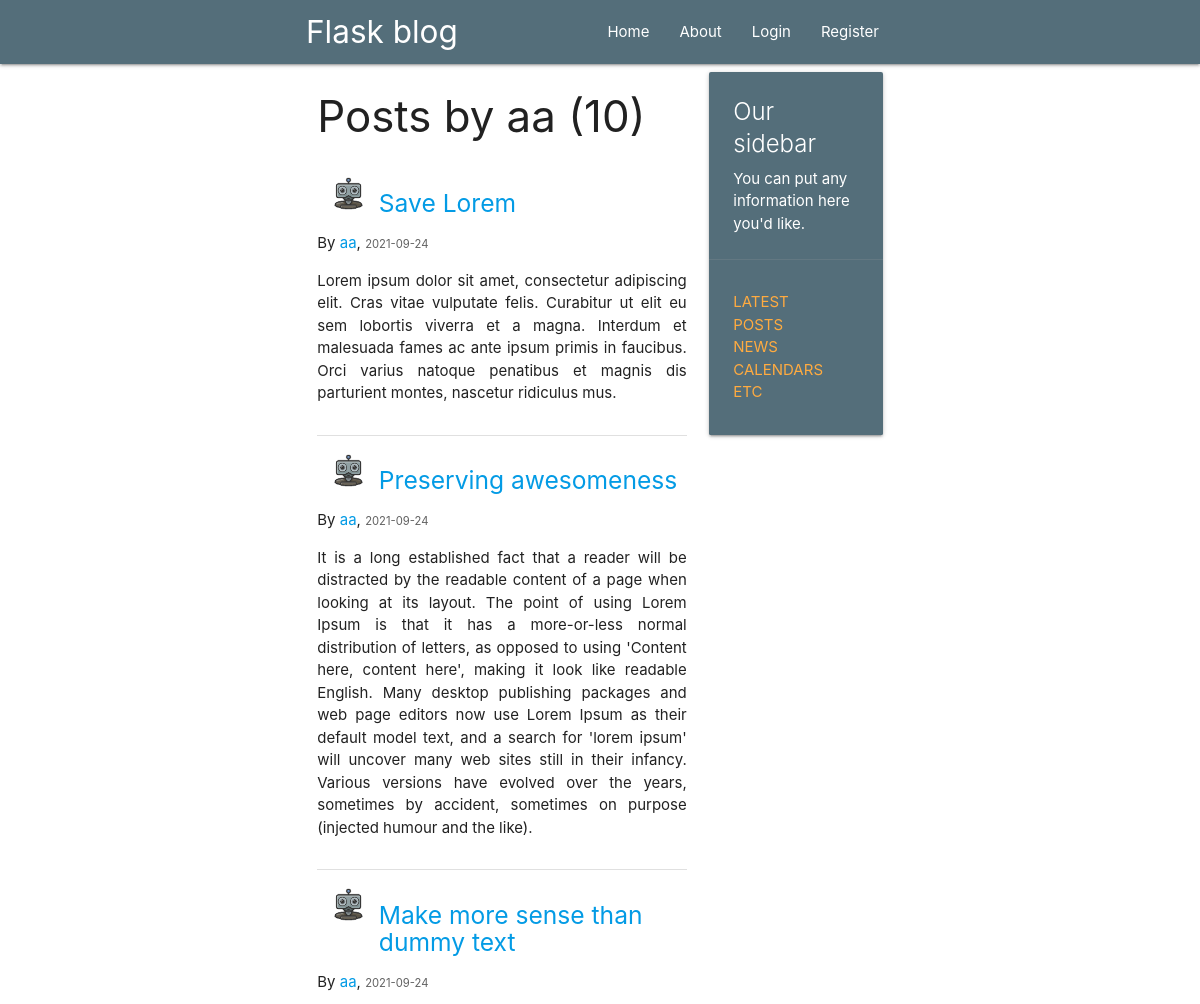
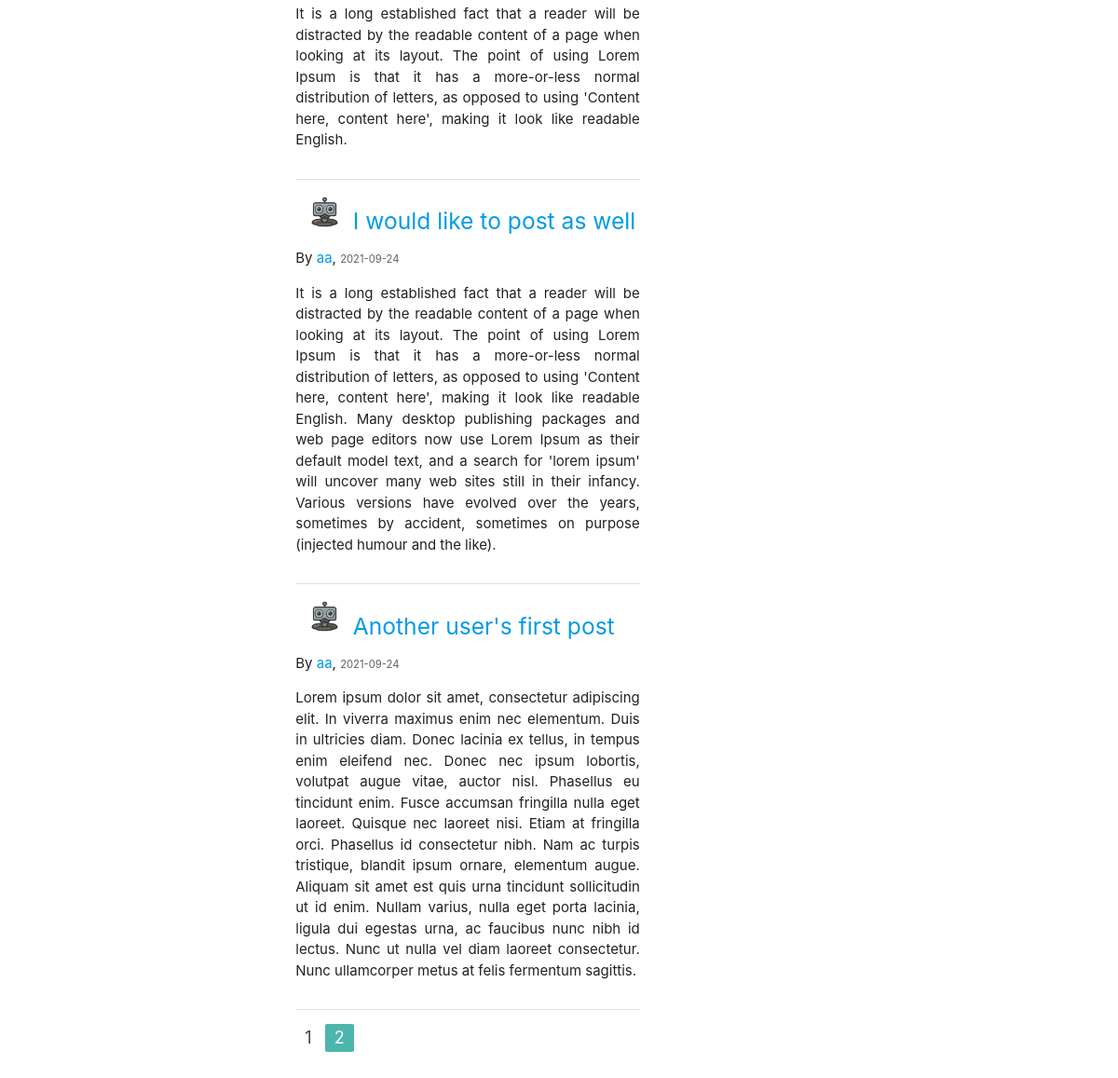
The app's page /user/aa?page=2 with its own data (2 pictures, top to bottom).
### flaskblog/models.py (models this page shows, shortened)
class User(db.Model, UserMixin):
    id = db.Column(db.Integer, primary_key=True)
    username = db.Column(db.String(20), unique=True, nullable=False)
    email = db.Column(db.String(120), unique=True, nullable=False)
    image_file = db.Column(db.String(20), nullable=False, default='default.jpg')
    password = db.Column(db.String(60), nullable=False)
    posts = db.relationship('Post', backref='author', cascade="all,delete",
                            lazy=True)

class Post(db.Model):
    id = db.Column(db.Integer, primary_key=True)
    title = db.Column(db.String(100), nullable=False)
    date_posted = db.Column(db.DateTime, nullable=False,
                            default=datetime.utcnow)
    content = db.Column(db.Text, nullable=False)
    user_id = db.Column(db.Integer, db.ForeignKey('user.id'), nullable=False)

### flaskblog/users/routes.py (the view)
@users.route("/user/<string:username>")
def user_posts(username):
    page = request.args.get('page', 1, type=int)
    user = User.query.filter_by(username=username).first_or_404()
    posts = Post.query.filter_by(author=user) \
        .order_by(Post.date_posted.desc()) \
        .paginate(page=page, per_page=5)
    return render_template('user_posts.html', posts=posts, user=user)

### flaskblog/templates/user_posts.html
{% extends "layout.html" %}
{% block content %}
<h3>Posts by {{ user.username }} ({{ posts.total }})</h3>
{% for post in posts.items %}
    <div class="section">
        <div class="col s2">
            <img src="{{ url_for('static', filename='profile/'+ post.author.image_file) }}" alt=""
                 class="circle responsive-img">
        </div>
        <h5><a href="{{ url_for('posts.post', post_id=post.id) }}">{{ post.title }}</a></h5>
        <p>By <a href="{{ url_for('users.user_posts', username=post.author.username) }}">{{ post.author.username }}</a>,
            <small class="grey-text text-darken-2">{{ post.date_posted.strftime('%Y-%m-%d') }}</small>
        </p>
        <p style="text-align: justify">{{ post.content }}</p>
    </div>
    <div class="divider"></div>
{% endfor %}
<ul class="pagination">
    {% for page_num in posts.iter_pages(left_edge=1, right_edge=1, left_current=1, right_current=2) %}
        {% if page_num %}
            {% if posts.page == page_num %}
                <li class="active teal lighten-2"><a href="{{ url_for('users.user_posts', username=user.username, page=page_num) }}">{{ page_num }}</a></li>
            {% else %}
                <li><a href="{{ url_for('users.user_posts', username=user.username, page=page_num) }}">{{ page_num }}</a></li>
            {% endif %}
        {% else %}
            ...
        {% endif %}
    {% endfor %}
</ul>
{% endblock content%}

### records on screen
User: username "aa"
Post: image_file (picture), title "Save Lorem", author.username "aa", date_posted "2021-09-24", content "Lorem ipsum dolor sit amet, consectetur adipiscing elit. Cras vitae vulputate felis. Curabitur ut elit eu sem lobortis viverra et a magna. Interdum et malesuada fames ac ante ipsum primis in faucibus. Orci varius natoque penatibus et magnis dis parturient montes, nascetur ridiculus mus."
Post: image_file (picture), title "Preserving awesomeness", author.username "aa", date_posted "2021-09-24", content "It is a long established fact that a reader will be distracted by the readable content of a page when looking at its layout. The point of using Lorem Ipsum is that it has a more-or-less normal distribution of letters, as opposed to using 'Content here, content here', making it look like readable English. Many desktop publishing packages and web page editors now use Lorem Ipsum as their default model text, and a search for 'lorem ipsum' will uncover many web sites still in their infancy. Various versions have evolved over the years, sometimes by accident, sometimes on purpose (injected humour and the like)."
Post: image_file (picture), title "Make more sense than dummy text", author.username "aa", date_posted "2021-09-24", content "It is a long established fact that a reader will be distracted by the readable content of a page when looking at its layout. The point of using Lorem Ipsum is that it has a more-or-less normal distribution of letters, as opposed to using 'Content here, content here', making it look like readable English."
Post: image_file (picture), title "I would like to post as well", author.username "aa", date_posted "2021-09-24", content "It is a long established fact that a reader will be distracted by the readable content of a page when looking at its layout. The point of using Lorem Ipsum is that it has a more-or-less normal distribution of letters, as opposed to using 'Content here, content here', making it look like readable English. Many desktop publishing packages and web page editors now use Lorem Ipsum as their default model text, and a search for 'lorem ipsum' will uncover many web sites still in their infancy. Various versions have evolved over the years, sometimes by accident, sometimes on purpose (injected humour and the like)."
Post: image_file (picture), title "Another user's first post", author.username "aa", date_posted "2021-09-24", content "Lorem ipsum dolor sit amet, consectetur adipiscing elit. In viverra maximus enim nec elementum. Duis in ultricies diam. Donec lacinia ex tellus, in tempus enim eleifend nec. Donec nec ipsum lobortis, volutpat augue vitae, auctor nisl. Phasellus eu tincidunt enim. Fusce accumsan fringilla nulla eget laoreet. Quisque nec laoreet nisi. Etiam at fringilla orci. Phasellus id consectetur nibh. Nam ac turpis tristique, blandit ipsum ornare, elementum augue. Aliquam sit amet est quis urna tincidunt sollicitudin ut id enim. Nullam varius, nulla eget porta lacinia, ligula dui egestas urna, ac faucibus nunc nibh id lectus. Nunc ut nulla vel diam laoreet consectetur. Nunc ullamcorper metus at felis…"

### other values on screen
{{ posts.total }} "10"
{{ page_num }} "1"
{{ page_num }} "2"
